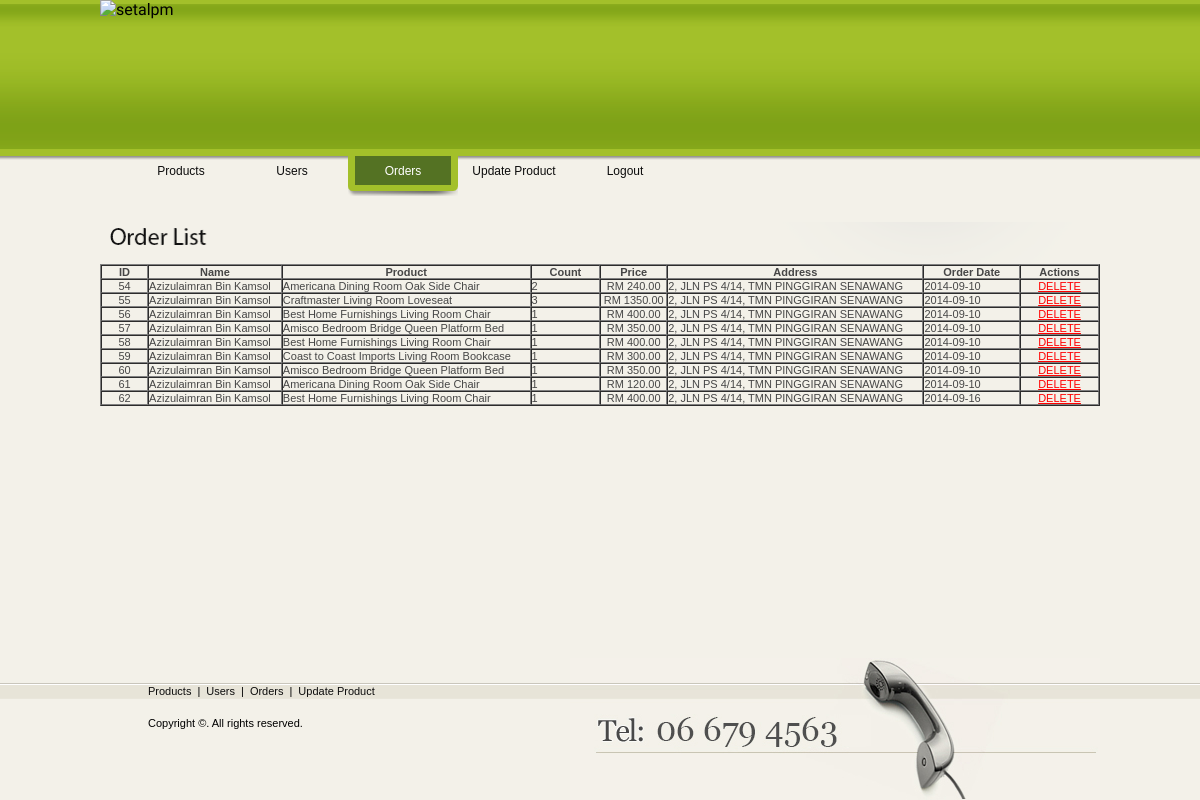
/orders.php, run on the app's committed database.
### tables this page shows
CREATE TABLE IF NOT EXISTS `orders` (
  `ID` int(11) NOT NULL AUTO_INCREMENT,
  `Customer` text NOT NULL,
  `Product` text NOT NULL,
  `Price` decimal(15,2) NOT NULL,
  `Count` int(11) NOT NULL,
  `Address` text NOT NULL,
  `OrderDate` date NOT NULL,
  `TotalPrice` decimal(15,2) NOT NULL,
  PRIMARY KEY (`ID`)
);

### orders.php (the view, shortened to what this page needs)
<!DOCTYPE html PUBLIC "-//W3C//DTD XHTML 1.0 Transitional//EN" "http://www.w3.org/TR/xhtml1/DTD/xhtml1-transitional.dtd">
<html>
  <head>
    <link rel="stylesheet" href="themes/style.css" />
    <link href="style.css" rel="stylesheet" type="text/css">
	<link href="style.css" rel="stylesheet" type="text/css">
	<link id="scrollUpTheme" rel="stylesheet" href="css/themes/tab.css">
  </head>
  <body>
  <div id="header">
		<div id="header_inside">
			<img src="images/header3.jpg" alt="setalpm" width="999" height="222" border="0" usemap="#Map" /><br />
			<ul id="menu">
				<li><a href="admin.php" class="but1" style="text-decoration:none">Products</a></li>
				<li><a href="users.php" class="but2" style="text-decoration:none">Users</a></li>
				<li><a href="#" class="but3_active" style="text-decoration:none">Orders</a></li>
				<li><a href="search.php" class="but4" style="text-decoration:none">Update Product</a></li>
				<li><a href="index.php" class="but5" style="text-decoration:none">Logout</a></li>
			</ul>
		</div>
	</div>
	  <div id="wrapper">
		<div id="content_inside">
			<div id="main_block2">
          <img src="images/title15.gif" alt="" width="190" height="30" /><br /><br>
		  <?php
				if(isset($_POST['filter']))
				{
					$filter = $_POST['filter'];
					$result = mysql_query("SELECT * FROM orders");
				}
				else
				{
					$result = mysql_query("SELECT * FROM orders");
				}
				echo'<table border="1" bgcolor="f3f1e9" cellpadding="0" cellspacing="0" width="100%">
						<th>&nbsp;&nbsp;&nbsp;&nbsp;&nbsp;ID&nbsp;&nbsp;&nbsp;&nbsp;&nbsp;</th>
						<th>&nbsp;&nbsp;&nbsp;&nbsp;&nbsp;Name&nbsp;&nbsp;&nbsp;&nbsp;&nbsp;</th>
						<th>&nbsp;&nbsp;&nbsp;&nbsp;&nbsp;Product&nbsp;&nbsp;&nbsp;&nbsp;&nbsp;</th>
						<th>&nbsp;&nbsp;&nbsp;&nbsp;&nbsp;Count&nbsp;&nbsp;&nbsp;&nbsp;&nbsp;</th>
						<th>&nbsp;&nbsp;&nbsp;&nbsp;&nbsp;Price&nbsp;&nbsp;&nbsp;&nbsp;&nbsp;</th>
						<th>&nbsp;&nbsp;&nbsp;&nbsp;&nbsp;Address&nbsp;&nbsp;&nbsp;&nbsp;&nbsp;</th>
						<th>&nbsp;&nbsp;&nbsp;&nbsp;&nbsp;Order Date&nbsp;&nbsp;&nbsp;&nbsp;&nbsp;</th>
						<th>&nbsp;&nbsp;&nbsp;&nbsp;&nbsp;Actions&nbsp;&nbsp;&nbsp;&nbsp;&nbsp;</th>';
				while($row=mysql_fetch_assoc($result))
				{
					echo '<tr>
							<td align="center">'.$row['ID'].'</td>
							<td>'.$row['Customer'].'</td>
							<td>'.$row['Product'].'</td>
							<td>'.$row['Count'].'</td>
							<td align="center">RM&nbsp;'.$row['TotalPrice'].'</td>
							<td>'.$row['Address'].'</td>
							<td>'.$row['OrderDate'].'</td>
							<td align="center"><a href="deleteorder.php?ID='.$row['ID'].'" style="color:red;" onclick = "return myFunction()">DELETE</a></td>
						</tr>';
				}
				echo '</table>';
				?>
		  </div>
          </div>
        </div>
		<div id="footer">
		<div id="footer_inside">
			<ul class="footer_menu">
				<li><a href="admin.php">Products</a>|</li>
				<li><a href="users.php">Users</a>|</li>
				<li><a href="orders.php">Orders</a>|</li>
				<li><a href="search.php">Update Product</a></li>
			</ul><br /><br />
			<p>Copyright &copy;. All rights reserved.</p>
		</div>
	</div>
  </body>
</html>

### themes/style.css (style rules this page uses)
body { background-image:url(bg.png); font-family: 'Oleo Script', cursive; }

### style.css (style rules this page uses)
* { padding:0px; margin:0px; }
img { border:0px; }
html { width:100%; height:100%; }
body { height:100%; background-color:#F3F1E9; position:relative; }
html > body { min-height:100%; height:auto; }
#header { height:222px; background-image:url(images/header_bg.gif); background-position:top left; background-repeat:repeat-x; }
#header_inside { width:1000px; margin:0 auto; position:relative; }
#menu { position:absolute; top:156px; left:26px; }
#menu li { display:inline; }
#menu a { margin:0 1px 0 0; width:110px; text-align:center; padding:8px 0 18px 0; display:block; float:left; font-family:Arial, Helvetica, sans-serif; font-size:12px; color:#0D0D0D; text-decoration:underline; background-position:top left; background-repeat:no-repeat; }
#menu .but3_active, #menu .but3:hover { background-image:url(images/but.gif); text-decoration:none; color:#FFFFFF; }
#wrapper { padding:0 0 142px 0 }
#content_inside { background-image:url(images/bg.gif); background-position:top left; background-repeat:no-repeat; width:1000px; margin:0 auto; overflow:hidden }
#main_block2 { font-family:Arial, Helvetica, sans-serif; font-size:11px; color:#464646; overflow:hidden; float:left; width:1000px; }
#footer { width:100%; height:142px; position:absolute; bottom:0px; background-image:url(images/footer_bg.gif); background-position:top left; background-repeat:repeat-x; }
#footer_inside { width:1000px; height:142px; margin:0 auto; background-image:url(images/telephone.jpg); background-position:top right; background-repeat:no-repeat; font-family:Arial, Helvetica, sans-serif; font-size:11px; }
.footer_menu { list-style-type:none; padding:25px 0 0 42px; }
.footer_menu li { display:inline; line-height:17px; float:left; }
.footer_menu li a { color:#0D0D0D; text-decoration:none; margin:0 6px; }
#footer_inside p { padding:10px 0 0 48px; }

### data on the page
orders: ID "54", Customer "Azizulaimran Bin Kamsol", Product "Americana Dining Room Oak Side Chair", Count "2", TotalPrice "240.00", Address "2, JLN PS 4/14, TMN PINGGIRAN SENAWANG", OrderDate "2014-09-10"
orders: ID "55", Customer "Azizulaimran Bin Kamsol", Product "Craftmaster Living Room Loveseat", Count "3", TotalPrice "1350.00", Address "2, JLN PS 4/14, TMN PINGGIRAN SENAWANG", OrderDate "2014-09-10"
orders: ID "56", Customer "Azizulaimran Bin Kamsol", Product "Best Home Furnishings Living Room Chair", Count "1", TotalPrice "400.00", Address "2, JLN PS 4/14, TMN PINGGIRAN SENAWANG", OrderDate "2014-09-10"
orders: ID "57", Customer "Azizulaimran Bin Kamsol", Product "Amisco Bedroom Bridge Queen Platform Bed", Count "1", TotalPrice "350.00", Address "2, JLN PS 4/14, TMN PINGGIRAN SENAWANG", OrderDate "2014-09-10"
orders: ID "58", Customer "Azizulaimran Bin Kamsol", Product "Best Home Furnishings Living Room Chair", Count "1", TotalPrice "400.00", Address "2, JLN PS 4/14, TMN PINGGIRAN SENAWANG", OrderDate "2014-09-10"
orders: ID "59", Customer "Azizulaimran Bin Kamsol", Product "Coast to Coast Imports Living Room Bookcase", Count "1", TotalPrice "300.00", Address "2, JLN PS 4/14, TMN PINGGIRAN SENAWANG", OrderDate "2014-09-10"
orders: ID "60", Customer "Azizulaimran Bin Kamsol", Product "Amisco Bedroom Bridge Queen Platform Bed", Count "1", TotalPrice "350.00", Address "2, JLN PS 4/14, TMN PINGGIRAN SENAWANG", OrderDate "2014-09-10"
orders: ID "61", Customer "Azizulaimran Bin Kamsol", Product "Americana Dining Room Oak Side Chair", Count "1", TotalPrice "120.00", Address "2, JLN PS 4/14, TMN PINGGIRAN SENAWANG", OrderDate "2014-09-10"
orders: ID "62", Customer "Azizulaimran Bin Kamsol", Product "Best Home Furnishings Living Room Chair", Count "1", TotalPrice "400.00", Address "2, JLN PS 4/14, TMN PINGGIRAN SENAWANG", OrderDate "2014-09-16"
